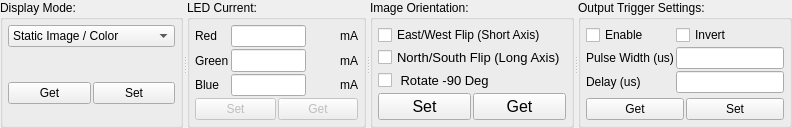
       <widget class="QSplitter" name="splitter">
        <property name="geometry">
         <rect>
          <x>217</x>
          <y>13</y>
          <width>736</width>
          <height>118</height>
         </rect>
        </property>
        <property name="orientation">
         <enum>Qt::Horizontal</enum>
        </property>
        <widget class="QGroupBox" name="dispModeGroup">
         <property name="sizePolicy">
          <sizepolicy hsizetype="Preferred" vsizetype="Minimum">
           <horstretch>0</horstretch>
           <verstretch>0</verstretch>
          </sizepolicy>
         </property>
         <property name="title">
          <string>Display Mode:</string>
         </property>
         <layout class="QVBoxLayout" name="verticalLayout_3">
          <property name="spacing">
           <number>2</number>
          </property>
          <property name="leftMargin">
           <number>5</number>
          </property>
          <property name="topMargin">
           <number>5</number>
          </property>
          <property name="rightMargin">
           <number>5</number>
          </property>
          <property name="bottomMargin">
           <number>5</number>
          </property>
          <item>
           <widget class="QComboBox" name="modeList">
            <property name="sizePolicy">
             <sizepolicy hsizetype="Preferred" vsizetype="Fixed">
              <horstretch>0</horstretch>
              <verstretch>0</verstretch>
             </sizepolicy>
            </property>
            <item>
             <property name="text">
              <string>Static Image / Color</string>
             </property>
            </item>
            <item>
             <property name="text">
              <string>Test Pattern</string>
             </property>
            </item>
            <item>
             <property name="text">
              <string>Reserved</string>
             </property>
            </item>
            <item>
             <property name="text">
              <string>Stored Pattern Sequence</string>
             </property>
            </item>
           </widget>
          </item>
          <item>
           <spacer name="verticalSpacer_6">
            <property name="orientation">
             <enum>Qt::Vertical</enum>
            </property>
            <property name="sizeType">
             <enum>QSizePolicy::MinimumExpanding</enum>
            </property>
            <property name="sizeHint" stdset="0">
             <size>
              <width>20</width>
              <height>0</height>
             </size>
            </property>
           </spacer>
          </item>
          <item>
           <layout class="QHBoxLayout" name="horizontalLayout">
            <property name="spacing">
             <number>2</number>
            </property>
            <item>
             <widget class="QPushButton" name="dispModeGetBut">
              <property name="text">
               <string>Get</string>
              </property>
             </widget>
            </item>
            <item>
             <widget class="QPushButton" name="dispModeSetBut">
              <property name="text">
               <string>Set</string>
              </property>
             </widget>
            </item>
           </layout>
          </item>
          <item>
           <widget class="QLabel" name="LEDSetting_Notes">
            <property name="text">
             <string/>
            </property>
           </widget>
          </item>
         </layout>
        </widget>
        <widget class="QGroupBox" name="groupBox_LEDCurrent">
         <property name="sizePolicy">
          <sizepolicy hsizetype="Minimum" vsizetype="Minimum">
           <horstretch>0</horstretch>
           <verstretch>0</verstretch>
          </sizepolicy>
         </property>
         <property name="toolTip">
          <string/>
         </property>
         <property name="title">
          <string>LED Current:</string>
         </property>
         <layout class="QVBoxLayout" name="verticalLayout_5">
          <property name="spacing">
           <number>2</number>
          </property>
          <property name="leftMargin">
           <number>5</number>
          </property>
          <property name="topMargin">
           <number>5</number>
          </property>
          <property name="rightMargin">
           <number>5</number>
          </property>
          <property name="bottomMargin">
           <number>5</number>
          </property>
          <item>
           <layout class="QGridLayout" name="gridLayout_27">
            <property name="spacing">
             <number>2</number>
            </property>
            <item row="1" column="1">
             <widget class="QLineEdit" name="LEDCurGreen">
              <property name="sizePolicy">
               <sizepolicy hsizetype="MinimumExpanding" vsizetype="MinimumExpanding">
                <horstretch>0</horstretch>
                <verstretch>0</verstretch>
               </sizepolicy>
              </property>
              <property name="maximumSize">
               <size>
                <width>75</width>
                <height>16777215</height>
               </size>
              </property>
              <property name="toolTip">
               <string>&lt;html&gt;&lt;head/&gt;&lt;body&gt;&lt;p&gt;LCr without active cooling: 1 - 274&lt;/p&gt;&lt;p&gt;LCr with active cooling: 1 - 758&lt;/p&gt;&lt;/body&gt;&lt;/html&gt;</string>
              </property>
              <property name="alignment">
               <set>Qt::AlignRight|Qt::AlignTrailing|Qt::AlignVCenter</set>
              </property>
             </widget>
            </item>
            <item row="2" column="1">
             <widget class="QLineEdit" name="LEDCurBlue">
              <property name="sizePolicy">
               <sizepolicy hsizetype="MinimumExpanding" vsizetype="MinimumExpanding">
                <horstretch>0</horstretch>
                <verstretch>0</verstretch>
               </sizepolicy>
              </property>
              <property name="maximumSize">
               <size>
                <width>75</width>
                <height>16777215</height>
               </size>
              </property>
              <property name="toolTip">
               <string>&lt;html&gt;&lt;head/&gt;&lt;body&gt;&lt;p&gt;LCr without active cooling: 1 - 274&lt;/p&gt;&lt;p&gt;LCr with active cooling: 1 - 758&lt;/p&gt;&lt;/body&gt;&lt;/html&gt;</string>
              </property>
              <property name="alignment">
               <set>Qt::AlignRight|Qt::AlignTrailing|Qt::AlignVCenter</set>
              </property>
             </widget>
            </item>
            <item row="2" column="0">
             <widget class="QLabel" name="LEDBlueLable">
              <property name="text">
               <string>Blue</string>
              </property>
             </widget>
            </item>
            <item row="0" column="1">
             <widget class="QLineEdit" name="LEDCurRed">
              <property name="sizePolicy">
               <sizepolicy hsizetype="Fixed" vsizetype="MinimumExpanding">
                <horstretch>0</horstretch>
                <verstretch>0</verstretch>
               </sizepolicy>
              </property>
              <property name="maximumSize">
               <size>
                <width>75</width>
                <height>16777215</height>
               </size>
              </property>
              <property name="font">
               <font>
                <weight>50</weight>
                <bold>false</bold>
               </font>
              </property>
              <property name="toolTip">
               <string>&lt;html&gt;&lt;head/&gt;&lt;body&gt;&lt;p&gt;LCr without active cooling: 1 - 274&lt;/p&gt;&lt;p&gt;LCr with active cooling: 1 - 758&lt;/p&gt;&lt;/body&gt;&lt;/html&gt;</string>
              </property>
              <property name="alignment">
               <set>Qt::AlignRight|Qt::AlignTrailing|Qt::AlignVCenter</set>
              </property>
             </widget>
            </item>
            <item row="1" column="0">
             <widget class="QLabel" name="LEDGreenLabel">
              <property name="text">
               <string>Green</string>
              </property>
             </widget>
            </item>
            <item row="0" column="0">
             <widget class="QLabel" name="LEDRedLabel">
              <property name="text">
               <string>Red</string>
              </property>
             </widget>
            </item>
            <item row="0" column="2" alignment="Qt::AlignRight">
             <widget class="QLabel" name="label_LEDRedCurrent">
              <property name="minimumSize">
               <size>
                <width>50</width>
                <height>0</height>
               </size>
              </property>
              <property name="layoutDirection">
               <enum>Qt::LeftToRight</enum>
              </property>
              <property name="text">
               <string>mA</string>
              </property>
              <property name="alignment">
               <set>Qt::AlignRight|Qt::AlignTrailing|Qt::AlignVCenter</set>
              </property>
             </widget>
            </item>
            <item row="1" column="2" alignment="Qt::AlignRight">
             <widget class="QLabel" name="label_LEDGreenCurrent">
              <property name="text">
               <string>mA</string>
              </property>
              <property name="alignment">
               <set>Qt::AlignRight|Qt::AlignTrailing|Qt::AlignVCenter</set>
              </property>
             </widget>
            </item>
            <item row="2" column="2" alignment="Qt::AlignRight">
             <widget class="QLabel" name="label_LEDBlueCurrent">
              <property name="sizePolicy">
               <sizepolicy hsizetype="Fixed" vsizetype="Preferred">
                <horstretch>0</horstretch>
                <verstretch>0</verstretch>
               </sizepolicy>
              </property>
              <property name="text">
               <string>mA</string>
              </property>
              <property name="alignment">
               <set>Qt::AlignRight|Qt::AlignTrailing|Qt::AlignVCenter</set>
              </property>
             </widget>
            </item>
           </layout>
          </item>
          <item>
           <layout class="QHBoxLayout" name="horizontalLayout_4">
            <property name="spacing">
             <number>2</number>
            </property>
            <item>
             <widget class="QPushButton" name="LEDCurSet">
              <property name="enabled">
               <bool>false</bool>
              </property>
              <property name="text">
               <string>Set</string>
              </property>
             </widget>
            </item>
            <item>
             <widget class="QPushButton" name="LEDCurGet">
              <property name="enabled">
               <bool>false</bool>
              </property>
              <property name="text">
               <string>Get</string>
              </property>
             </widget>
            </item>
           </layout>
          </item>
         </layout>
        </widget>
        <widget class="QGroupBox" name="imgSettingGroup">
         <property name="sizePolicy">
          <sizepolicy hsizetype="Preferred" vsizetype="Minimum">
           <horstretch>0</horstretch>
           <verstretch>0</verstretch>
          </sizepolicy>
         </property>
         <property name="title">
          <string>Image Orientation:</string>
         </property>
         <layout class="QVBoxLayout" name="verticalLayout_4">
          <property name="spacing">
           <number>2</number>
          </property>
          <property name="leftMargin">
           <number>5</number>
          </property>
          <property name="topMargin">
           <number>5</number>
          </property>
          <property name="rightMargin">
           <number>5</number>
          </property>
          <property name="bottomMargin">
           <number>5</number>
          </property>
          <item>
           <layout class="QVBoxLayout" name="verticalLayout_2">
            <item>
             <widget class="QCheckBox" name="shortAxisFlip">
              <property name="font">
               <font>
                <pointsize>9</pointsize>
               </font>
              </property>
              <property name="text">
               <string>East/West Flip (Short Axis)</string>
              </property>
             </widget>
            </item>
            <item>
             <widget class="QCheckBox" name="longAxisFlip">
              <property name="font">
               <font>
                <pointsize>10</pointsize>
               </font>
              </property>
              <property name="text">
               <string>North/South Flip (Long Axis)</string>
              </property>
             </widget>
            </item>
           </layout>
          </item>
          <item>
           <widget class="QCheckBox" name="rotate">
            <property name="font">
             <font>
              <pointsize>10</pointsize>
             </font>
            </property>
            <property name="text">
             <string> Rotate -90 Deg</string>
            </property>
           </widget>
          </item>
          <item>
           <layout class="QHBoxLayout" name="horizontalLayout_2">
            <item>
             <widget class="QPushButton" name="imageSetSetBug">
              <property name="sizePolicy">
               <sizepolicy hsizetype="MinimumExpanding" vsizetype="MinimumExpanding">
                <horstretch>0</horstretch>
                <verstretch>0</verstretch>
               </sizepolicy>
              </property>
              <property name="font">
               <font>
                <pointsize>12</pointsize>
               </font>
              </property>
              <property name="text">
               <string>Set</string>
              </property>
             </widget>
            </item>
            <item>
             <widget class="QPushButton" name="imageSetGetBut">
              <property name="sizePolicy">
               <sizepolicy hsizetype="MinimumExpanding" vsizetype="Minimum">
                <horstretch>0</horstretch>
                <verstretch>0</verstretch>
               </sizepolicy>
              </property>
              <property name="font">
               <font>
                <pointsize>12</pointsize>
               </font>
              </property>
              <property name="text">
               <string>Get</string>
              </property>
             </widget>
            </item>
           </layout>
          </item>
         </layout>
        </widget>
        <widget class="QGroupBox" name="trigSetting">
         <property name="sizePolicy">
          <sizepolicy hsizetype="Preferred" vsizetype="Minimum">
           <horstretch>0</horstretch>
           <verstretch>0</verstretch>
          </sizepolicy>
         </property>
         <property name="title">
          <string>Output Trigger Settings:</string>
         </property>
         <layout class="QVBoxLayout" name="verticalLayout_11">
          <property name="spacing">
           <number>2</number>
          </property>
          <property name="leftMargin">
           <number>5</number>
          </property>
          <property name="topMargin">
           <number>5</number>
          </property>
          <property name="rightMargin">
           <number>5</number>
          </property>
          <property name="bottomMargin">
           <number>5</number>
          </property>
          <item>
           <layout class="QGridLayout" name="gridLayout_21">
            <property name="spacing">
             <number>2</number>
            </property>
            <item row="0" column="2">
             <widget class="QCheckBox" name="camTrigInv">
              <property name="text">
               <string>Invert</string>
              </property>
             </widget>
            </item>
            <item row="0" column="1">
             <widget class="QCheckBox" name="camTrigEnable">
              <property name="text">
               <string>Enable</string>
              </property>
             </widget>
            </item>
            <item row="1" column="2">
             <widget class="QLineEdit" name="camTrigWidth">
              <property name="sizePolicy">
               <sizepolicy hsizetype="MinimumExpanding" vsizetype="Fixed">
                <horstretch>0</horstretch>
                <verstretch>0</verstretch>
               </sizepolicy>
              </property>
              <property name="toolTip">
               <string>Range : 0 - 2000000</string>
              </property>
             </widget>
            </item>
            <item row="2" column="1">
             <widget class="QLabel" name="camTrigDelayLab">
              <property name="text">
               <string>Delay (us)</string>
              </property>
             </widget>
            </item>
            <item row="1" column="1">
             <widget class="QLabel" name="camTrigWidthLab">
              <property name="text">
               <string>Pulse Width (us)</string>
              </property>
             </widget>
            </item>
            <item row="2" column="2">
             <widget class="QLineEdit" name="camTrigDelay">
              <property name="sizePolicy">
               <sizepolicy hsizetype="MinimumExpanding" vsizetype="Fixed">
                <horstretch>0</horstretch>
                <verstretch>0</verstretch>
               </sizepolicy>
              </property>
              <property name="toolTip">
               <string>Range : 0 - 2000000</string>
              </property>
             </widget>
            </item>
           </layout>
          </item>
          <item>
           <spacer name="verticalSpacer_8">
            <property name="orientation">
             <enum>Qt::Vertical</enum>
            </property>
            <property name="sizeType">
             <enum>QSizePolicy::MinimumExpanding</enum>
            </property>
            <property name="sizeHint" stdset="0">
             <size>
              <width>20</width>
              <height>0</height>
             </size>
            </property>
           </spacer>
          </item>
          <item>
           <layout class="QHBoxLayout" name="horizontalLayout_9">
            <property name="spacing">
             <number>2</number>
            </property>
            <item>
             <widget class="QPushButton" name="camTrigGet">
              <property name="text">
               <string>Get</string>
              </property>
             </widget>
            </item>
            <item>
             <widget class="QPushButton" name="camTrigSet">
              <property name="text">
               <string>Set</string>
              </property>
             </widget>
            </item>
           </layout>
          </item>
         </layout>
        </widget>
       </widget>
